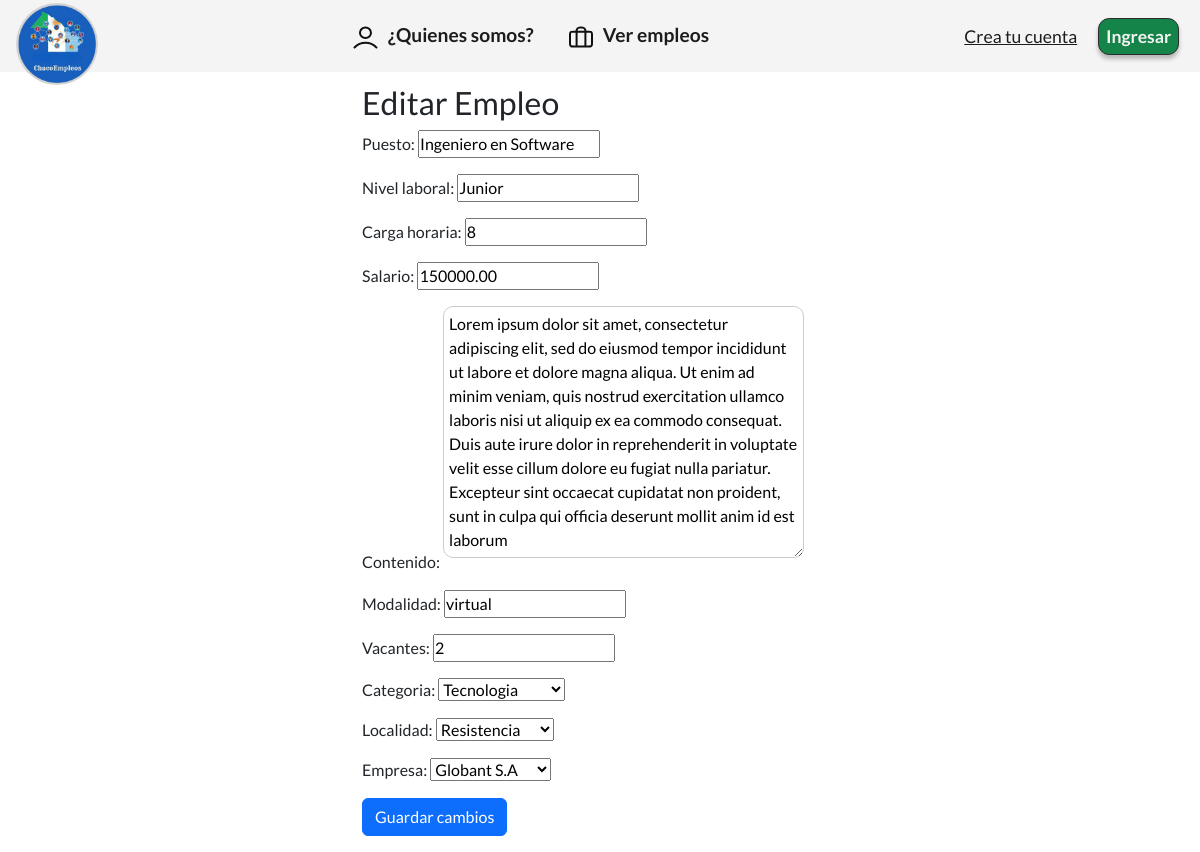
The page /empleos/editar_empleo/9/ on the database as committed earlier.
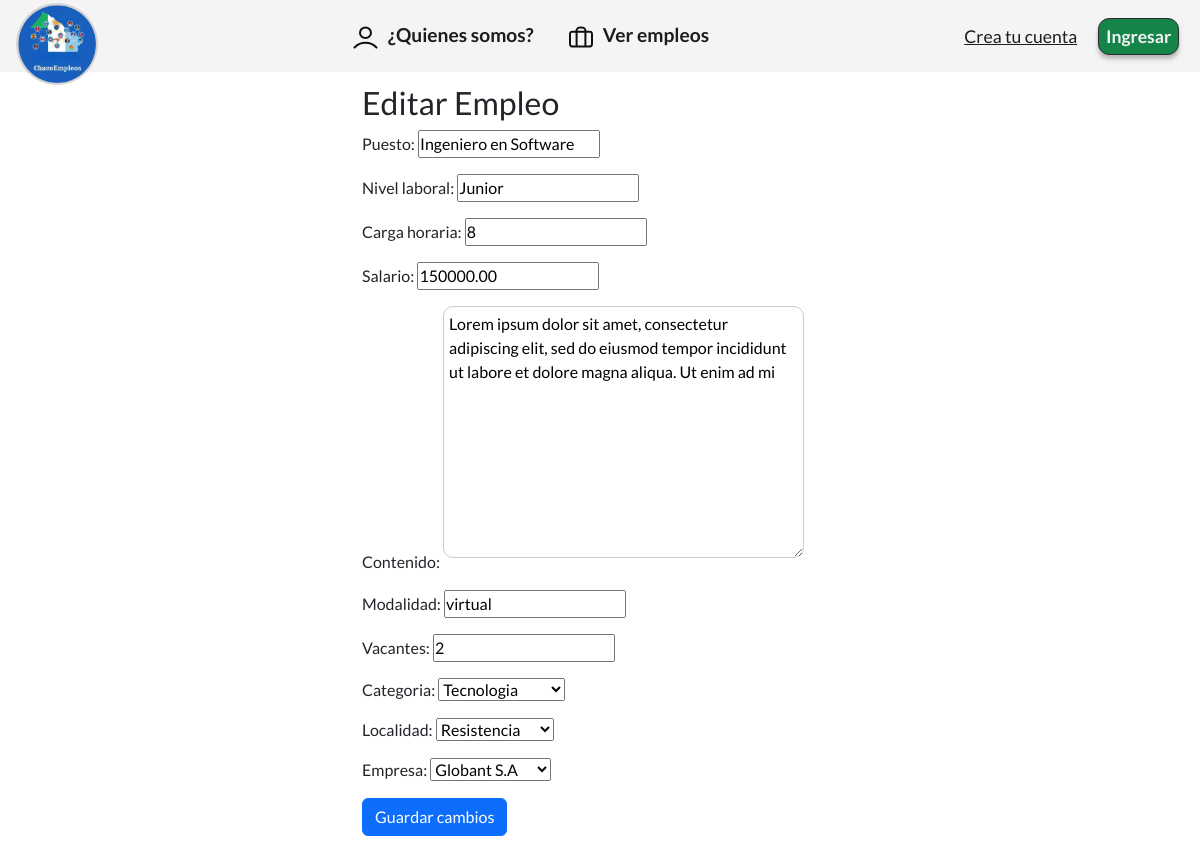
The same page on the database as committed later.
### apps/empleos/models.py (models this page shows, shortened)
class Empleo(models.Model):
    puesto = models.CharField(max_length=40,null=False)
    empresa = models.ForeignKey(Empresa, on_delete=models.CASCADE)
    contenido = models.TextField()
    localidad = models.ForeignKey(Localidad,on_delete=models.CASCADE)
    salario = models.DecimalField(max_digits=10,decimal_places=2)
    nivel_laboral = models.CharField(max_length=20)
    carga_horaria = models.IntegerField()
    fecha_publicacion = models.DateTimeField(default=timezone.now)
    modalidad = models.CharField(max_length=20)
    vacantes = models.IntegerField()
    categoria = models.ForeignKey(Categorias,on_delete=models.CASCADE)
    class Meta:
        ordering = ('-fecha_publicacion',)

### apps/empleos/views.py (the view)
# urls.py: path('editar_empleo/<int:pk>/', EditarEmpleo.as_view(), name='editar_empleo' ),
class EditarEmpleo(UpdateView, LoginRequiredMixin):
    model = Empleo
    form_class = EmpleoForm
    template_name = 'empleos/editar_empleos.html'
    success_url = reverse_lazy('apps.empleos:mis_empleos')

### apps/empleos/forms.py
class EmpleoForm(forms.ModelForm):
    class Meta:
        model = Empleo
        fields = ['puesto', 'nivel_laboral', 'carga_horaria', 'salario',
                  'contenido', 'modalidad', 'vacantes', 'categoria', 'localidad', 'empresa']

### apps/empleos/models.py (called while the page is built)
    def __str__(self) -> str:
        return self.nombre

    def __str__(self) -> str:
        return self.nombre

    def __str__(self):
        return self.nombre

### templates/empleos/editar_empleos.html (shortened to what this page needs)
{% extends 'base.html' %}
{% load static %}
{% block contenido %}
    <div class="container">
        <h2>Editar Empleo</h2>
        <form enctype="multipart/form-data" method="post">{% csrf_token %}
            {{ form.as_p }}
            <button type="submit" class="btn btn-primary mb-3">Guardar cambios</button>
        </form>
    </div>
{% endblock %}

Rows that differ between the two databases and show on the page:
changed Empleo "Ingeniero en Software": contenido "…aliqua. Ut enim ad minim veniam, quis nostrud exercitation ullamco laboris nisi ut aliquip ex ea commodo consequat. Duis aute irure dolor in reprehenderit in voluptate velit esse cillum dolore eu fugiat nulla pariatur. Excepteur sint occaecat cupidatat non proident, sunt in culpa qui officia deserunt mollit anim id est laborum" → "Lorem ipsum dolor sit amet, consectetur adipiscing elit, sed do eiusmod tempor incididunt ut labore et dolore magna aliqua. Ut enim ad mi"
